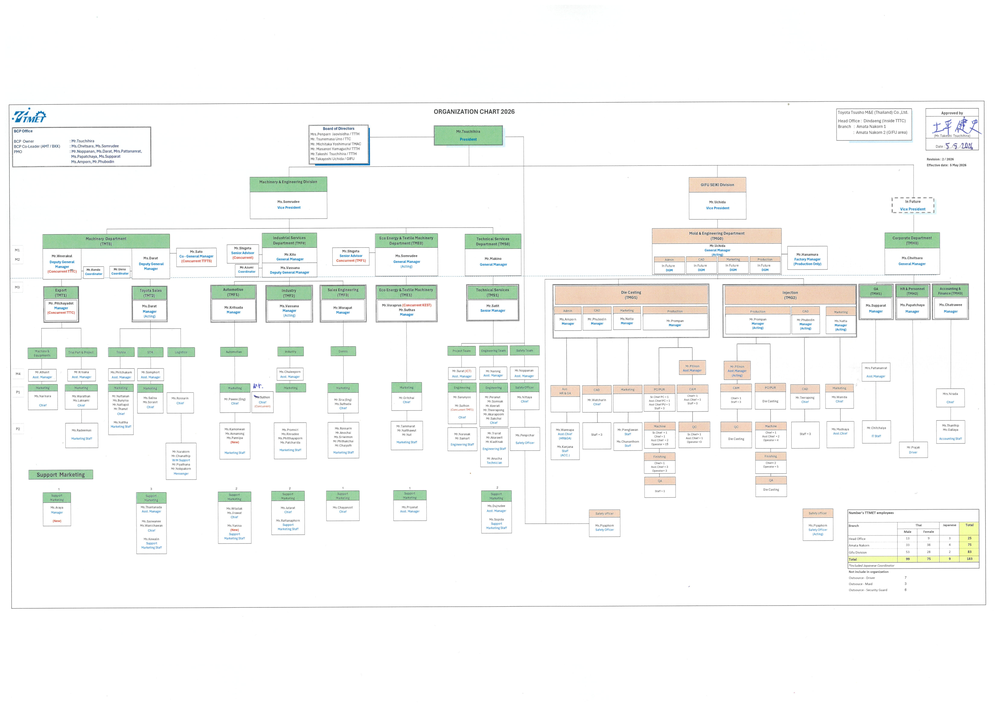
#> input picture docs/Org_FY2026_Rev2_rendered.png, 999 x 706 px, shrunk from 3575 x 2528 before the run, found by its file name
$ python cropSections.py
#> lines starting #> are read from the running program, lines starting #| are printed output that depends on the picture
from PIL import Image
import os

img = Image.open("docs/Org_FY2026_Rev2_rendered.png")
#> img is the input picture: PIL image 999x706 RGB; mean R, G, B 247.1, 248.3, 246.7
w, h = img.size
#> w = 999; h = 706
print(f"Image size: {w}x{h}")
#| Image size: 999x706

# Crop regions:
# Top header & Board: x: 0.3*w to 0.7*w, y: 0 to 0.3*h
# Machinery Dept (TMT0): x: 0.05*w to 0.3*w, y: 0.2*h to 0.8*h
# Industrial Services (TMF0): x: 0.25*w to 0.45*w, y: 0.2*h to 0.8*h
# Eco Energy & Textile (TME0): x: 0.4*w to 0.55*w, y: 0.2*h to 0.8*h
# Technical Services (TMS0): x: 0.5*w to 0.65*w, y: 0.2*h to 0.8*h
# GIFU SEIKI (DIV-G0 / TMG0): x: 0.6*w to 0.9*w, y: 0.2*h to 0.8*h
# Corporate (TMH0): x: 0.85*w to 1.0*w, y: 0.2*h to 0.8*h

crops = {
    "crop_header.png": (int(0.2*w), 0, int(0.8*w), int(0.25*h)),
    "crop_machinery_tmt.png": (int(0.02*w), int(0.2*h), int(0.26*w), int(0.9*h)),
    "crop_industrial_tmf.png": (int(0.24*w), int(0.2*h), int(0.42*w), int(0.9*h)),
    "crop_eco_energy_tme.png": (int(0.40*w), int(0.2*h), int(0.55*w), int(0.9*h)),
    "crop_technical_tms.png": (int(0.52*w), int(0.2*h), int(0.68*w), int(0.9*h)),
    "crop_gifu_tmg.png": (int(0.65*w), int(0.2*h), int(0.88*w), int(0.9*h)),
    "crop_corporate_tmh.png": (int(0.85*w), int(0.2*h), int(0.99*w), int(0.9*h)),
}

for name, box in crops.items():
    c = img.crop(box)
    c.save(os.path.join("docs", name))
    print(f"Saved {name}: {c.size}")
#> this loop made 7 passes
#> pass 1, `c = img.crop(box)`:
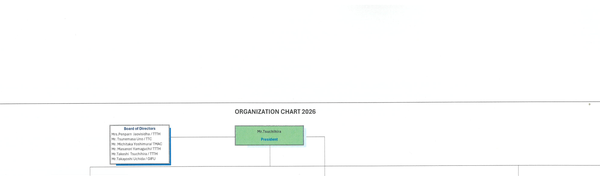
#> c: PIL image 600x176 RGB; mean R, G, B 251.3, 252.3, 251.8
#> pass 2, `c = img.crop(box)`:
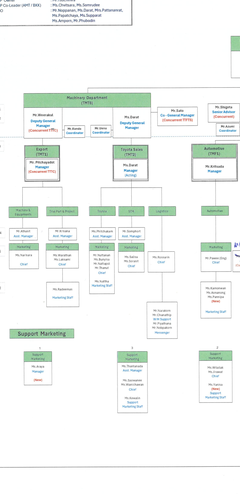
#> c: PIL image 240x494 RGB; mean R, G, B 243, 246.5, 244.2
#> pass 3, `c = img.crop(box)`:
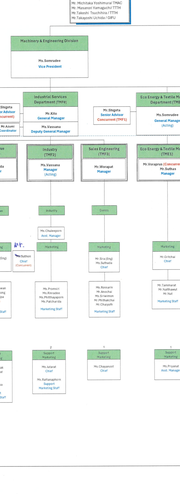
#> c: PIL image 180x494 RGB; mean R, G, B 240.6, 244.9, 242
#> after the loop:
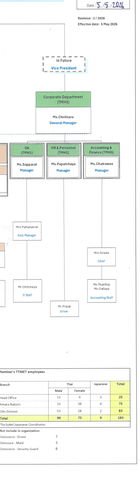
#> c: PIL image 140x494 RGB; mean R, G, B 245.3, 247.1, 244.4
